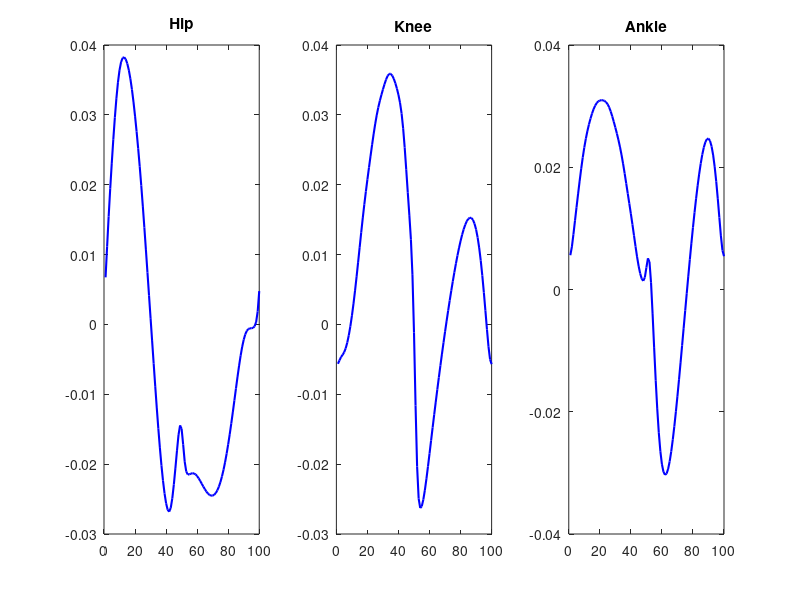

Here is the MATLAB script that generated this plot: (Note: this script raises an error after producing the figure.)
function Plot_Desired_torque()

load('Kinematics and Dynamics.mat')
TorqueAll = interp1(linspace(0,1,588),TorqueAll,linspace(0,1,100));

% load('EOM.mat')
% Desired = TorqueAll-EOM;

T = {'Hip';'Knee';'Ankle'};

for i = 1:3
    subplot(1,3,i)
    plot(TorqueAll(:,i),'b','Linewidth',1.5)
    title(T{i});
end
suptitle('Desired Joint Torques')

keyboard
end